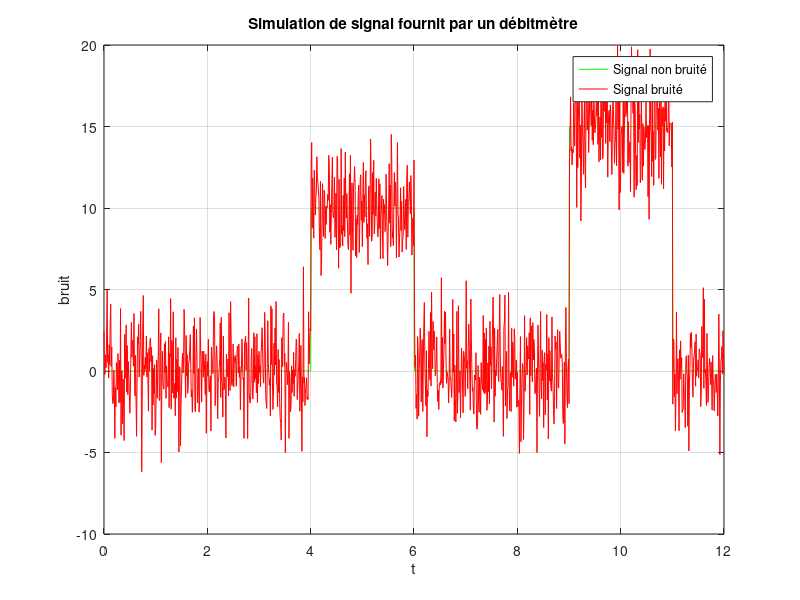

Write the MATLAB code that produced this figure.
fe=100; Te=1/fe;
t=0:Te:12;
s1=zeros(1,401); s2=ones(1,200)+9; s3=zeros(1,300); s4=ones(1,200)+14; s5=zeros(1,100);
s=[s1 s2 s3 s4 s5];
clear s1 s2 s3 s4 s5;

b=randn(size(t));
b=b-mean(b); b=b/std(b); b=b*2;
sb=s+b;

figure(1);
plot(t,s,'g',t,sb,'r'), grid, title('Simulation de signal fournit par un débitmètre'), xlabel('t'), ylabel('bruit');
legend('Signal non bruité','Signal bruité')